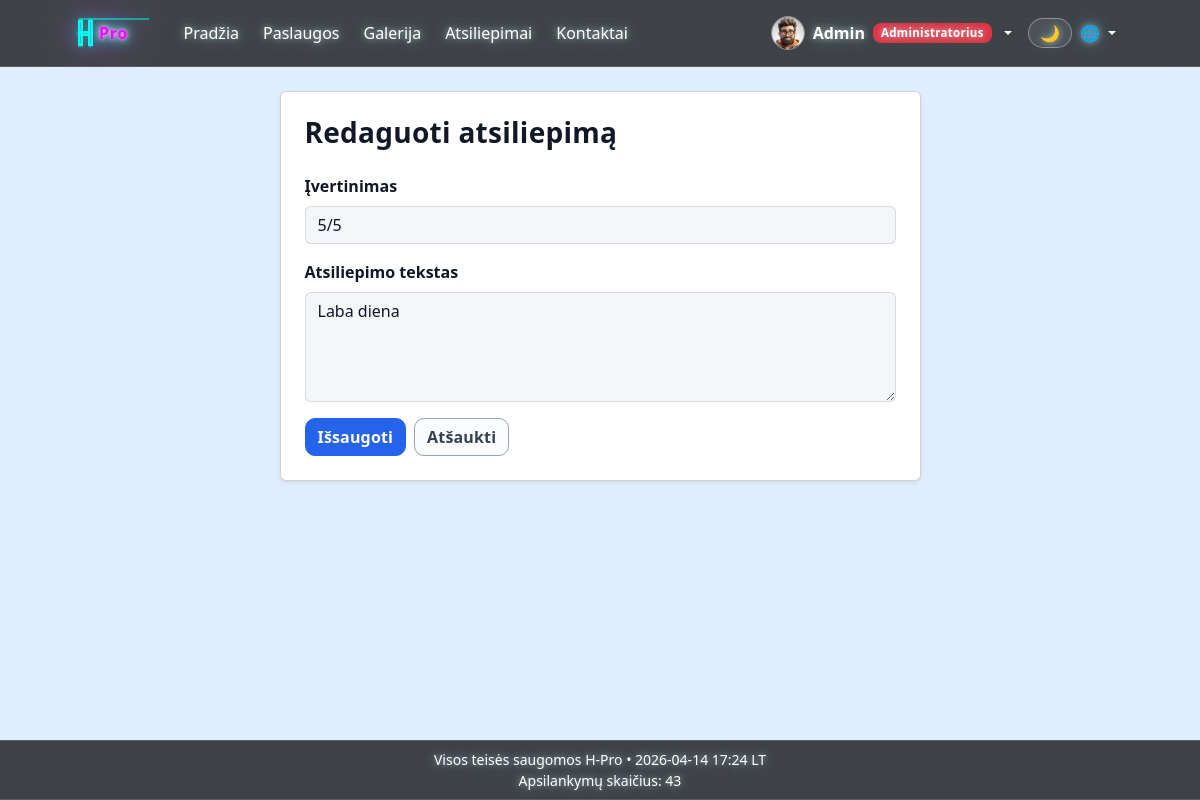
Screenshot of /reviews/10/edit/ (signed in) with the database file from the repository.
### main/models.py (models this page shows, shortened)
class Profile(models.Model):
    ROLE_CHOICES = [
        ('client', _('Klientas')),
        ('manager', _('Vadybininkas')),
        ('admin', _('Administratorius')),
        ('staff', _('Darbuotojas')),
    ]
    user = models.OneToOneField(User, on_delete=models.CASCADE, related_name='profile')
    avatar = models.ImageField(upload_to='avatars/', blank=True, null=True)
    bio = models.TextField(blank=True)
    phone = models.CharField(max_length=30, blank=True)
    city = models.CharField(max_length=100, blank=True)
    address = models.CharField(max_length=255, blank=True)
    role = models.CharField(max_length=20, choices=ROLE_CHOICES, default='client')
    is_legal_entity = models.BooleanField(default=False)
    company_name = models.CharField(max_length=255, blank=True)
    company_code = models.CharField(max_length=30, blank=True)
    company_vat_code = models.CharField(max_length=30, blank=True)
    company_address = models.CharField(max_length=255, blank=True)

### reviews/models.py (models this page shows, shortened)
class Review(models.Model):
    user = models.ForeignKey(User, on_delete=models.CASCADE, related_name='reviews')
    rating = models.PositiveSmallIntegerField(default=5)
    content = HTMLField(blank=True, verbose_name=_('Atsiliepimo tekstas'))
    photo = models.ImageField(upload_to='reviews/', blank=True, null=True)
    video_url = models.URLField(blank=True, null=True, verbose_name=_('Video nuoroda'))
    video_file = models.FileField(upload_to='reviews/videos/', blank=True, null=True, verbose_name=_('Video failas'))
    created_at = models.DateTimeField(auto_now_add=True)
    is_approved = models.BooleanField(default=True)
    class Meta:
        ordering = ['-created_at']
        verbose_name = _("Atsiliepimas")
        verbose_name_plural = _("Atsiliepimai")

### reviews/views.py (the view, shortened to what this page needs)
# urls.py: path('<int:review_id>/edit/', views.ReviewUpdateView.as_view(), name='reviews_edit'),
class ReviewUpdateView(LoginRequiredMixin, StaffOrSuperuserRequiredMixin, UpdateView):
    model = Review
    form_class = ReviewForm
    pk_url_kwarg = 'review_id'
    template_name = 'reviews/review_form.html'
    success_url = reverse_lazy('reviews_list')

### reviews/forms.py (shortened to what this page needs)
class ReviewForm(forms.ModelForm):
    class Meta:
        model = Review
        fields = ['rating', 'content']
        widgets = {
            'rating': forms.Select(
                choices=[(5, '5/5'), (4, '4/5'), (3, '3/5'), (2, '2/5'), (1, '1/5')],
                attrs={'class': 'form-select'},
            ),
            'content': forms.Textarea(attrs={'class': 'form-control', 'rows': 4}),
        }
        labels = {
            'rating': _('Įvertinimas'),
            'content': _('Atsiliepimo tekstas'),
        }

### main/context_processors.py (called while the page is built)
def _next_global_visit_counter():
    total_visits = 0
    if default_storage.exists(VISIT_COUNTER_PATH):
        try:
            with default_storage.open(VISIT_COUNTER_PATH, 'r') as counter_file:
                data = json.load(counter_file)
            total_visits = int(data.get('total_visits', 0))
        except (OSError, ValueError, TypeError, json.JSONDecodeError):
            total_visits = 0
    total_visits += 1
    payload = {'total_visits': total_visits}
    if default_storage.exists(VISIT_COUNTER_PATH):
        default_storage.delete(VISIT_COUNTER_PATH)
    default_storage.save(VISIT_COUNTER_PATH, ContentFile(json.dumps(payload)))
    return total_visits

def company_info(request):
    visit_counter = _next_global_visit_counter()
    return {
        'company_info': settings.COMPANY_INFO,
        'visit_counter': visit_counter,
    }

### main/templatetags/role_badges.py (called while the page is built)
@register.simple_tag
def get_or_create_profile(user):
    if not user or not getattr(user, 'is_authenticated', False):
        return None
    profile, _ = Profile.objects.get_or_create(user=user)
    if user.is_superuser:
        if profile.role != 'admin':
            profile.role = 'admin'
            profile.save(update_fields=['role'])
    elif user.is_staff:
        if profile.role != 'staff':
            profile.role = 'staff'
            profile.save(update_fields=['role'])
    return profile

@register.simple_tag
def role_badge(role):
    colors = {
        'client': 'success',
        'manager': 'primary',
        'admin': 'danger',
        'staff': 'warning',
    }
    labels = {
        'client': _('Klientas'),
        'manager': _('Vadybininkas'),
        'admin': _('Administratorius'),
        'staff': _('Darbuotojas'),
    }
    color = colors.get(role, 'secondary')
    label = labels.get(role, role)
    return mark_safe(f'<span class="badge bg-{color}">{label}</span>')

### reviews/views.py (called while the page is built)
    def test_func(self):
        user = self.request.user
        return user.is_staff or user.is_superuser

### reviews/templates/reviews/review_form.html (shortened to what this page needs)
{% extends 'main/base.html' %}
{% load i18n %}
{% block content %}
<div class="container py-4">
    <div class="row justify-content-center">
        <div class="col-lg-7">
            <div class="card shadow-sm">
                <div class="card-body p-4">
                    <h3 class="fw-bold mb-4">{% trans "Redaguoti atsiliepimą" %}</h3>
                    <form method="post">
                        <div class="mb-3">
                            <label class="form-label" for="id_rating">{{ form.rating.label }}</label>
                            {{ form.rating }}
                        </div>
                        <div class="mb-3">
                            <label class="form-label" for="id_content">{{ form.content.label }}</label>
                            {{ form.content }}
                        </div>
                        <div class="d-flex gap-2">
                            <button type="submit" class="btn btn-primary">{% trans "Išsaugoti" %}</button>
                            <a href="{% url 'reviews_list' %}" class="btn btn-outline-secondary">{% trans "Atšaukti" %}</a>
                        </div>
                    </form>
                </div>
            </div>
        </div>
    </div>
</div>
{% endblock %}

### main/templates/main/navbar.html (shortened to what this page needs)
{% load static %}
{% load role_badges %}
{% load i18n %}
<nav class="navbar navbar-expand-lg navbar-dark bg-dark bg-opacity-75 backdrop-blur">
    <div class="container-fluid">
        <div class="collapse navbar-collapse" id="mainNav">
            <div class="d-flex align-items-center gap-3">
                <a href="{% url 'home' %}" class="navbar-brand neon-logo" title="H-Pro">
                    <svg width="84" height="40" viewBox="0 0 84 40" fill="none" xmlns="http://www.w3.org/2000/svg" aria-label="HPro logo">
                        <text x="23" y="26" fill="#FF00FF" font-size="16" font-weight="700" font-family="Segoe UI, Arial, sans-serif" letter-spacing="0.6" filter="url(#neonGlow)">Pro</text>
                    </svg>
                </a>
            </div>
            <ul class="navbar-nav me-auto align-items-lg-center gap-lg-2">
                <li class="nav-item"><a class="nav-link" href="{% url 'home' %}">{% trans "Pradžia" %}</a></li>
                <li class="nav-item"><a class="nav-link" href="{% url 'services_home' %}">{% trans "Paslaugos" %}</a></li>
                <li class="nav-item"><a class="nav-link" href="{% url 'gallery_home' %}">{% trans "Galerija" %}</a></li>
                <li class="nav-item"><a class="nav-link" href="{% url 'reviews_list' %}">{% trans "Atsiliepimai" %}</a></li>
                <li class="nav-item"><a class="nav-link" href="{% url 'contact' %}">{% trans "Kontaktai" %}</a></li>
            </ul>
            <ul class="navbar-nav ms-auto align-items-lg-center">
                {% if user.is_authenticated %}
                    {% get_or_create_profile user as nav_profile %}
                    <li class="nav-item dropdown user-menu">
                        <a class="nav-link dropdown-toggle d-flex align-items-center gap-2 py-2" href="#" role="button" data-bs-toggle="dropdown" aria-expanded="false">
                            {% if nav_profile and nav_profile.avatar and nav_profile.avatar.url %}
                                <img src="{{ nav_profile.avatar.url }}" alt="{{ user.username }}" class="nav-avatar">
                            {% else %}
                                <img src="{% static 'main/img/default-avatar.png' %}" alt="{{ user.username }}" class="nav-avatar">
                            {% endif %}
                            <span class="fw-semibold">{{ user.username }}</span>
                            {% if nav_profile %}
                                {% role_badge nav_profile.role %}
                            {% endif %}
                        </a>
                    </li>
                    {% else %}
                    <li class="nav-item">
                        <a href="{% url 'login' %}" class="btn btn-outline-light">{% trans "Prisijungti" %}</a>
                    </li>
                {% endif %}
                <li class="nav-item ms-lg-2">
                    <button id="themeToggle" type="button" class="btn nav-theme-toggle" aria-label="{% trans 'Dienos / nakties režimas' %}" title="{% trans 'Dienos / nakties režimas' %}">🌙</button>
                </li>
                <li class="nav-item dropdown">
                    <a class="nav-link dropdown-toggle" href="#" role="button" data-bs-toggle="dropdown" aria-expanded="false" style="cursor: pointer;">
                        🌐
                    </a>
                </li>
            </ul>
        </div>
    </div>
</nav>

### static/main/css/styles.css (style rules this page uses)
.backdrop-blur { backdrop-filter: blur(10px); }
body { background: #dfeeff; margin: 0; }
:root { --glass-bg: rgba(255, 255, 255, 0.15); --glass-border: rgba(255, 255, 255, 0.25); --glass-shadow: 0 8px 32px rgba(0, 0, 0, 0.15); --glass-blur: blur(12px); --transition-fast: 0.2s ease; --transition-medium: 0.35s ease; --footer-height: 52px; --chrome-bg: rgba(0, 0, 0, 0.72); --chrome-border: rgba(255, 255, 255, 0.14); --page-bg-light: #dfeeff; --page-bg-night: #0b1220; --text-night: #e6eefc; --table-glass-bg: rgba(242, 244, 247, 0.78); --table-glass-head: rgba(230, 233, 238, 0.66); --table-glass-border: rgba(148, 163, 184, 0.26); --table-glass-text: #0f172a; --table-glass-hover: rgba(226, 229, 235, 0.62); --table-glass-striped: rgba(236, 239, 243, 0.52); --table-glass-active: rgba(214, 220, 228, 0.7); --form-glass-bg: rgba(242, 244, 247, 0.82); --form-glass-border: rgba(148, 163, 184, 0.34); --form-glass-focus: rgba(100, 116, 139, 0.24); }
.navbar { backdrop-filter: blur(14px); -webkit-backdrop-filter: blur(14px); background: var(--chrome-bg) !important; border-bottom: 1px solid var(--chrome-border); position: relative; z-index: 1100; }
.navbar .nav-link, .navbar .navbar-brand, .navbar .btn, .navbar .dropdown-toggle { color: #fff !important; text-shadow: 0 0 6px rgba(255, 255, 255, 0.55), 0 0 14px rgba(126, 249, 255, 0.35); }
.btn { transition: var(--transition-fast); }
.site-main .form-control, .site-main .form-select, .site-main textarea, .site-main input:not([type="checkbox"]):not([type="radio"]), .site-main .form-check-input { background: var(--form-glass-bg) !important; border: 1px solid var(--form-glass-border) !important; color: #0f172a !important; backdrop-filter: blur(12px); -webkit-backdrop-filter: blur(12px); }
.site-main .form-control::placeholder, .site-main textarea::placeholder { color: rgba(51, 65, 85, 0.66); }
body { animation: fadeIn 0.4s ease; background: var(--page-bg-light); color: #111827; margin: 0; }
.badge { font-size: 0.85rem; padding: 6px 10px; border-radius: 8px; letter-spacing: 0.3px; }
.navbar > .container-fluid { padding-left: 2cm; padding-right: 2cm; }
.navbar { padding: 0.5rem 0; }
.nav-avatar { width: 34px; height: 34px; border-radius: 50%; object-fit: cover; border: 1px solid rgba(255, 255, 255, 0.4); }
.user-menu .badge { font-size: 0.72rem; padding: 4px 8px; }
.neon-logo { display: inline-flex; align-items: center; justify-content: center; position: relative; transition: all 0.3s ease; }
.neon-logo svg { width: 84px; height: 40px; filter: drop-shadow(0 0 8px rgba(0, 255, 243, 0.6)) drop-shadow(0 0 16px rgba(255, 0, 255, 0.4)); animation: neonFlicker 3s infinite alternate; }
.nav-theme-toggle { border: 1px solid rgba(255, 255, 255, 0.36); border-radius: 999px; padding: 0.35rem 0.7rem; line-height: 1; background: rgba(255, 255, 255, 0.08); }
.site-shell { min-height: 100vh; display: flex; flex-direction: column; }
.site-main .container, .site-main .container-fluid { max-width: min(1440px, 95vw); }
.site-main h1, .site-main h2, .site-main h3, .site-main h4 { letter-spacing: 0.01em; color: #111827; }
.site-main .form-label { font-weight: 600; color: #0f172a; }
.site-main .btn { border-radius: 10px; font-weight: 600; letter-spacing: 0.01em; }
.site-main .btn-primary { background-color: #2563eb; border-color: #2563eb; }
.site-main .btn-outline-secondary { color: #334155; border-color: #94a3b8; background: rgba(248, 250, 252, 0.58); }

### rows the page displays
Profile: avatar (picture), role "Administratorius"
Review: rating "5/5", content "Laba diena"

### other values shown
{{ user.username }} "Admin"
{{ visit_counter }} "43"
